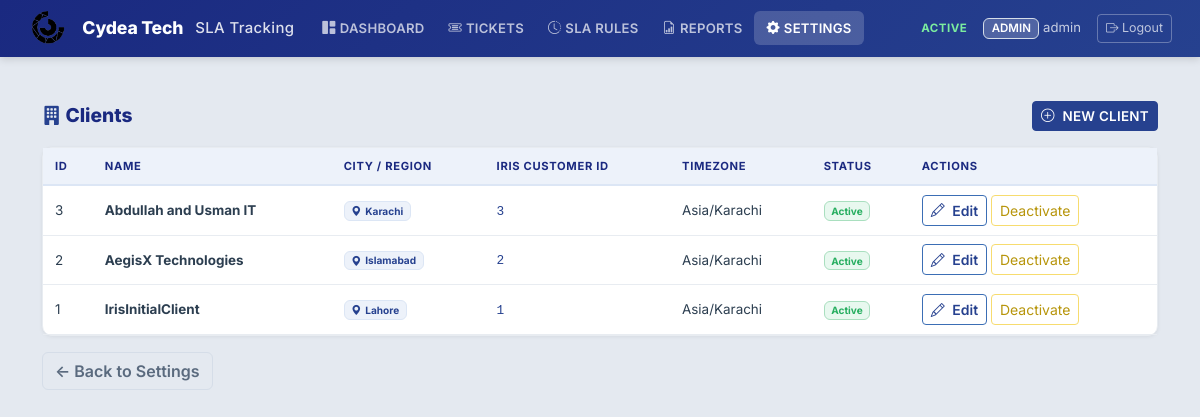
Screenshot of /settings/clients (signed in) with the database file from the repository.
### models/user.py (models this page shows, shortened)
class User(UserMixin, db.Model):
    __tablename__ = "users"
    id = db.Column(db.Integer, primary_key=True)
    username = db.Column(db.String(80), unique=True, nullable=False, index=True)
    email = db.Column(db.String(255), unique=True, nullable=True)
    password_hash = db.Column(db.String(255), nullable=False)
    role = db.Column(db.String(20), nullable=False, default=ROLE_VIEWER)
    is_active_user = db.Column(db.Boolean, default=True, nullable=False)
    created_at = db.Column(db.DateTime, default=lambda: datetime.now(timezone.utc))
    reports_generated = db.relationship("Report", backref="generated_by_user", lazy="dynamic")
    def has_permission(self, permission):
        return permission in ROLE_PERMISSIONS.get(self.role, set())
    @property
    def is_active(self):
        return self.is_active_user

### models/client.py (models this page shows, shortened)
class Client(db.Model):
    __tablename__ = "clients"
    id = db.Column(db.Integer, primary_key=True)
    name = db.Column(db.String(200), unique=True, nullable=False)
    iris_customer_id = db.Column(db.String(100), nullable=True, index=True)
    city = db.Column(db.String(100), nullable=True, default="Islamabad")
    timezone = db.Column(db.String(50), nullable=False, default="Asia/Karachi")
    business_hours_start = db.Column(db.String(10), nullable=True)
    business_hours_end = db.Column(db.String(10), nullable=True)
    business_hours_days = db.Column(db.String(50), nullable=True)
    is_active = db.Column(db.Boolean, default=True, nullable=False)
    created_at = db.Column(db.DateTime, default=lambda: datetime.now(timezone.utc))
    updated_at = db.Column(
        db.DateTime,
        default=lambda: datetime.now(timezone.utc),
        onupdate=lambda: datetime.now(timezone.utc),
    )
    sla_rules = db.relationship("SLARule", backref="client", lazy="dynamic")
    tickets = db.relationship("Ticket", backref="client", lazy="dynamic")
    field_mappings = db.relationship("FieldMapping", backref="client", lazy="dynamic")

### routes/settings_routes.py (the view)
@settings_bp.route("/settings/clients")
@login_required
@permission_required("manage_iris_settings")
def client_list():
    clients = Client.query.order_by(Client.name).all()
    return render_template("clients.html", clients=clients)

### templates/clients.html (shortened to what this page needs)
{% extends "base.html" %}
{% block content %}
<div class="container mt-4">
  <div class="dashboard-header">
    <h3><i class="bi bi-building-fill text-primary"></i> Clients</h3>
    <button class="btn btn-primary btn-sm" data-bs-toggle="modal" data-bs-target="#createClientModal">
      <i class="bi bi-plus-circle me-1"></i> New Client
    </button>
  </div>
  <div class="card p-0">
    <div class="table-responsive">
      <table class="table table-hover mb-0 align-middle">
        <thead>
          <tr>
            <th>ID</th>
            <th>Name</th>
            <th>City / Region</th>
            <th>IRIS Customer ID</th>
            <th>Timezone</th>
            <th>Status</th>
            <th>Actions</th>
          </tr>
        </thead>
        <tbody>
          {% for client in clients %}
          <tr>
            <td>{{ client.id }}</td>
            <td><strong>{{ client.name }}</strong></td>
            <td><span class="badge bg-info text-dark"><i class="bi bi-geo-alt-fill me-1"></i>{{ client.city or 'Islamabad' }}</span></td>
            <td><code>{{ client.iris_customer_id or '—' }}</code></td>
            <td>{{ client.timezone }}</td>
            <td>
              <span class="badge bg-{{ 'success' if client.is_active else 'secondary' }}">
                {{ 'Active' if client.is_active else 'Inactive' }}
              </span>
            </td>
            <td>
              <button class="btn btn-sm btn-outline-primary"
                      data-bs-toggle="modal"
                      data-bs-target="#editClientModal{{ client.id }}">
                <i class="bi bi-pencil me-1"></i> Edit
              </button>
              <form method="POST" action="{{ url_for('settings.client_toggle', client_id=client.id) }}" class="d-inline">
                <button type="submit" class="btn btn-sm btn-outline-{{ 'warning' if client.is_active else 'success' }}">
                  {{ 'Deactivate' if client.is_active else 'Activate' }}
                </button>
              </form>
            </td>
          </tr>
                      {% set client_days = (client.business_hours_days or '').split(',') %}
          {% endfor %}
        </tbody>
      </table>
    </div>
  </div>
  <div class="mt-3">
    <a href="{{ url_for('settings.settings_page') }}" class="btn btn-outline-secondary">&larr; Back to Settings</a>
  </div>
</div>
{% endblock %}

### templates/base.html (shortened to what this page needs)
<!DOCTYPE html>
<html lang="en">
<head>
    <link href="https://cdn.jsdelivr.net/npm/bootstrap@5.3.3/dist/css/bootstrap.min.css" rel="stylesheet">
    <link href="https://cdn.jsdelivr.net/npm/bootstrap-icons@1.11.3/font/bootstrap-icons.css" rel="stylesheet">
    <link rel="stylesheet" href="https://unpkg.com/leaflet@1.9.4/dist/leaflet.css"/>
    <link href="{{ url_for('static', filename='css/style.css') }}" rel="stylesheet">
</head>
<body>
{% if current_user.is_authenticated %}
<nav class="navbar navbar-expand-lg sticky-top">
    <div class="container-fluid">
        <a class="navbar-brand" href="{{ url_for('dashboard.index') }}">
            <img src="{{ url_for('static', filename='images/image.png') }}" alt="Cydea Tech Logo" style="height: 34px; max-width: 130px; object-fit: contain;" class="me-2">
            <span style="font-weight: 800; letter-spacing: -0.01em;">Cydea Tech</span>
            <span style="font-size: 0.85em; opacity: 0.85; font-weight: 500;" class="ms-1">SLA Tracking</span>
        </a>
        <div class="collapse navbar-collapse" id="navMenu">
            <ul class="navbar-nav me-auto mb-2 mb-lg-0">
                <li class="nav-item">
                    <a class="nav-link {% if request.endpoint == 'dashboard.index' %}active{% endif %}"
                       href="{{ url_for('dashboard.index') }}">
                       <i class="bi bi-grid-1x2-fill me-1"></i>Dashboard</a>
                </li>
                <li class="nav-item">
                    <a class="nav-link {% if request.endpoint and 'tickets.' in request.endpoint %}active{% endif %}"
                       href="{{ url_for('tickets.ticket_list') }}">
                       <i class="bi bi-ticket-detailed me-1"></i>Tickets</a>
                </li>
                {% if current_user.has_permission('manage_sla_rules') %}
                <li class="nav-item">
                    <a class="nav-link {% if request.endpoint and 'sla_rules.' in request.endpoint %}active{% endif %}"
                       href="{{ url_for('sla_rules.rule_list') }}">
                       <i class="bi bi-clock-history me-1"></i>SLA Rules</a>
                </li>
                {% endif %}
                {% if current_user.has_permission('view_reports') %}
                <li class="nav-item">
                    <a class="nav-link {% if request.endpoint and 'reports.' in request.endpoint %}active{% endif %}"
                       href="{{ url_for('reports.report_list') }}">
                       <i class="bi bi-file-earmark-bar-graph me-1"></i>Reports</a>
                </li>
                {% endif %}
                {% if current_user.has_permission('manage_iris_settings') %}
                <li class="nav-item">
                    <a class="nav-link {% if request.endpoint and 'settings.' in request.endpoint %}active{% endif %}"
                       href="{{ url_for('settings.settings_page') }}">
                       <i class="bi bi-gear-fill me-1"></i>Settings</a>
                </li>
                {% endif %}
            </ul>
            <div class="d-flex align-items-center gap-3">
                <span class="status-live"> Active</span>
                <span class="navbar-text">
                    <span class="badge bg-secondary">{{ current_user.role }}</span>
                    {{ current_user.username }}
                </span>
                <a href="{{ url_for('auth.logout') }}" class="btn btn-outline-light btn-sm">
                    <i class="bi bi-box-arrow-right"></i> Logout
                </a>
            </div>
        </div>
    </div>
</nav>
{% endif %}
<div class="container-fluid py-4 px-4">
    {% block content %}{% endblock %}
</div>
</body>
</html>

### static/css/style.css (style rules this page uses)
:root { --blue-900: #0f1a3e; --blue-800: #1a2980; --blue-700: #26418f; --blue-600: #2c5aa0; --blue-500: #3b6eb5; --blue-400: #5a8fd4; --blue-100: #dce6f5; --blue-50: #edf2fa; --bg-page: #e4e9f0; --bg-card: #ffffff; --bg-header: linear-gradient(135deg, #1a2980 0%, #26418f 100%); --text-dark: #2c3e50; --text-medium: #5a6a7e; --text-light: #8899aa; --text-on-blue: #ffffff; --border-color: #d5dde8; --border-light: #e8ecf1; --green: #27ae60; --green-light: #e8f8ef; --red: #e74c3c; --red-light: #fdecea; --amber: #f39c12; --amber-light: #fef9e7; --cyan: #3498db; --shadow-card: 0 1px 4px rgba(0, 0, 0, 0.06), 0 0 1px rgba(0, 0, 0, 0.04); --shadow-hover: 0 4px 12px rgba(0, 0, 0, 0.1); --radius-sm: 6px; --radius-md: 10px; --radius-lg: 14px; --font: 'Inter', -apple-system, 'Segoe UI', Roboto, sans-serif; }
*, *::before, *::after { box-sizing: border-box; }
body { background: var(--bg-page); color: var(--text-dark); font-family: var(--font); font-size: 14px; -webkit-font-smoothing: antialiased; }
h1, h2, h3, h4, h5, h6 { font-weight: 700; color: var(--text-dark); }
.navbar { background: var(--bg-header) !important; border: none; box-shadow: 0 2px 8px rgba(0, 0, 0, 0.15); padding: 0.4rem 1rem; }
.navbar-brand { font-weight: 800; font-size: 1.1rem; color: #ffffff !important; letter-spacing: 0.02em; display: flex; align-items: center; gap: 0.5rem; }
.navbar .nav-link { color: rgba(255, 255, 255, 0.7) !important; font-weight: 600; font-size: 0.82rem; letter-spacing: 0.02em; text-transform: uppercase; padding: 0.45rem 0.75rem !important; border-radius: var(--radius-sm); transition: all 0.15s ease; }
.navbar .nav-link.active { color: #ffffff !important; background: rgba(255, 255, 255, 0.18); }
.navbar-text { color: rgba(255, 255, 255, 0.75) !important; font-size: 0.82rem; }
.navbar .badge.bg-secondary { background: rgba(255, 255, 255, 0.2) !important; color: #ffffff !important; font-weight: 600; font-size: 0.72rem; text-transform: uppercase; }
.navbar .btn-outline-light { color: rgba(255, 255, 255, 0.7); border-color: rgba(255, 255, 255, 0.3); font-size: 0.78rem; }
.navbar .status-live { color: #7bed9f; font-size: 0.72rem; font-weight: 700; text-transform: uppercase; letter-spacing: 0.04em; }
.container-fluid.py-4.px-4 { max-width: 1480px; margin: 0 auto; padding-top: 1.25rem !important; }
.card { background: var(--bg-card); border: 1px solid var(--border-light); border-radius: var(--radius-md); box-shadow: var(--shadow-card); color: var(--text-dark); }
.table { font-size: 0.84rem; --bs-table-bg: transparent; --bs-table-hover-bg: var(--blue-50); }
.table thead th { font-size: 0.7rem; font-weight: 700; text-transform: uppercase; letter-spacing: 0.06em; color: var(--blue-800); border-bottom: 2px solid var(--blue-100); padding: 0.6rem 0.75rem; white-space: nowrap; background: var(--blue-50); }
.table tbody td { padding: 0.55rem 0.75rem; vertical-align: middle; border-bottom-color: var(--border-light); color: var(--text-dark); }
.table code { color: var(--blue-700); font-size: 0.8rem; }
.badge.bg-success { background: var(--green-light) !important; color: var(--green) !important; border: 1px solid #a9dfbf; }
.badge.bg-info { background: var(--blue-50) !important; color: var(--blue-700) !important; border: 1px solid var(--blue-100); }
.badge.bg-secondary { background: #f0f3f7 !important; color: var(--text-medium) !important; border: 1px solid var(--border-color); }
.btn-primary { background: var(--blue-700); border-color: var(--blue-700); color: #ffffff; font-weight: 600; font-size: 0.84rem; text-transform: uppercase; letter-spacing: 0.02em; }
.btn-outline-primary { border-color: var(--blue-500); color: var(--blue-700); font-weight: 600; }
.btn-outline-secondary { border-color: var(--border-color); color: var(--text-medium); font-weight: 600; }
.btn-outline-warning { border-color: #f7dc6f; color: #b7950b; }
code { color: var(--blue-700); font-size: 0.82rem; }
.dashboard-header { display: flex; justify-content: space-between; align-items: center; margin-bottom: 1rem; }
.dashboard-header h3 { font-size: 1.2rem; font-weight: 800; color: var(--blue-800); margin: 0; }
.text-primary { color: var(--blue-700) !important; }
a { color: var(--blue-600); }

### rows the page displays
User: role "ADMIN", username "admin"
Client: id "3", name "Abdullah and Usman IT", city "Karachi", iris_customer "3", timezone "Asia/Karachi", is_active "Active", is_active "Deactivate"
Client: id "2", name "AegisX Technologies", city "Islamabad", iris_customer "2", timezone "Asia/Karachi", is_active "Active", is_active "Deactivate"
Client: id "1", name "IrisInitialClient", city "Lahore", iris_customer "1", timezone "Asia/Karachi", is_active "Active", is_active "Deactivate"
